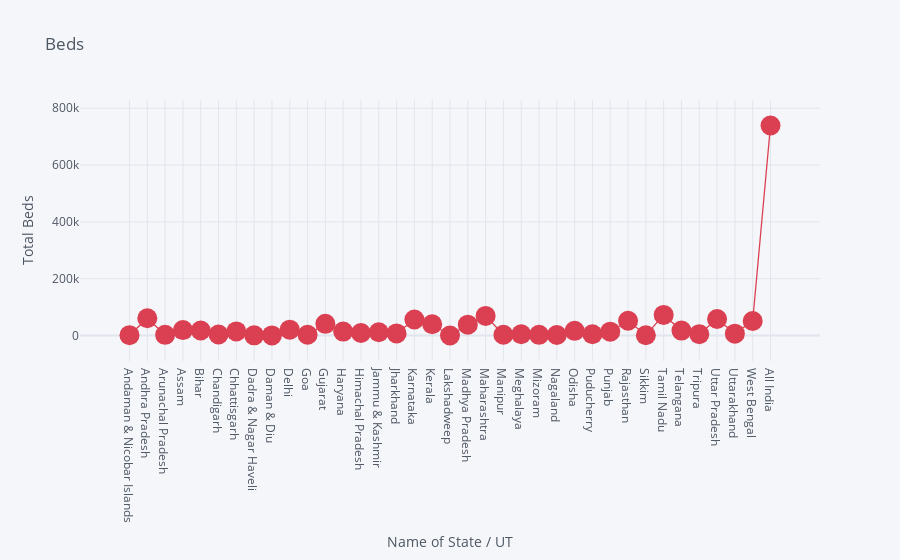

Notebook cell for this chart:
### Code cell
beds.iplot(kind="scatter", x= 'State/UT', y= 'NumPublicBeds_HMIS',mode='markers+lines',title='Beds',xTitle='Name of State / UT',yTitle='Total Beds',colors='red',size=20)

### Figure 1 — Plotly figure (JSON) as saved in the notebook; plotly's stock layout.template omitted (floating-point values rounded to 4 significant figures)
{"data": [{"line": {"color": "rgba(219, 64, 82, 1.0)", "dash": "solid", "shape": "linear", "width": 1.3}, "marker": {"size": 20, "symbol": "circle"}, "mode": "markers+lines", "name": "NumPublicBeds_HMIS", "text": "", "type": "scatter", "x": ["Andaman & Nicobar Islands", "Andhra Pradesh", "Arunachal Pradesh", "Assam", "Bihar", "Chandigarh", "Chhattisgarh", "Dadra & Nagar Haveli", "Daman & Diu", "Delhi", "Goa", "Gujarat", "Haryana", "Himachal Pradesh", "Jammu & Kashmir", "Jharkhand", "Karnataka", "Kerala", "Lakshadweep", "Madhya Pradesh", "Maharashtra", "Manipur", "Meghalaya", "Mizoram", "Nagaland", "Odisha", "Puducherry", "Punjab", "Rajasthan", "Sikkim", "Tamil Nadu", "Telangana", "Tripura", "Uttar Pradesh", "Uttarakhand", "West Bengal", "All India"], "y": [1246, 60799, 2320, 19115, 17796, 3756, 14354, 568, 298, 20572, 2666, 41129, 13841, 8706, 11342, 7404, 56333, 39511, 250, 38140, 68998, 2562, 4585, 2312, 1944, 16497, 4462, 13527, 51844, 1145, 72616, 17358, 4895, 58310, 6660, 51163, 739024]}], "layout": {"legend": {"bgcolor": "#F5F6F9", "font": {"color": "#4D5663"}}, "paper_bgcolor": "#F5F6F9", "plot_bgcolor": "#F5F6F9", "title": {"font": {"color": "#4D5663"}, "text": "Beds"}, "xaxis": {"gridcolor": "#E1E5ED", "showgrid": true, "tickfont": {"color": "#4D5663"}, "title": {"font": {"color": "#4D5663"}, "text": "Name of State / UT"}, "zerolinecolor": "#E1E5ED"}, "yaxis": {"gridcolor": "#E1E5ED", "showgrid": true, "tickfont": {"color": "#4D5663"}, "title": {"font": {"color": "#4D5663"}, "text": "Total Beds"}, "zerolinecolor": "#E1E5ED"}}}
